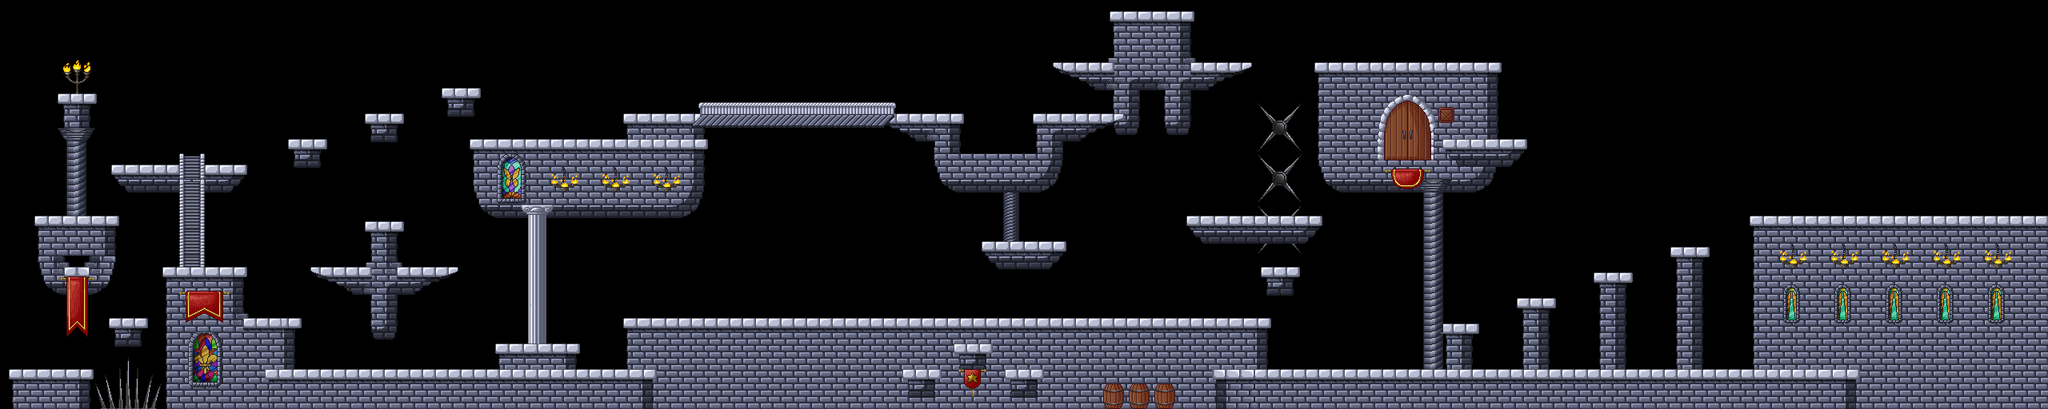

A level layout from a 2D game, rendered from its tile map. Below: a short description, then the map file with tile-grid data replaced by summaries:
An orthogonal 80x16 tile map with 32x32 px tiles, 5 tile layers (deco2, wall, wall2, trap, ...), 3 tilesets and 46 objects.

<map version="1.0" tiledversion="1.1.5" orientation="orthogonal" renderorder="right-down" width="80" height="16" tilewidth="32" tileheight="32" infinite="0" nextobjectid="62">
 <tileset firstgid="1" name="tiles" tilewidth="32" tileheight="32" tilecount="140" columns="14">
  <image source="tiles.png" width="448" height="320" />
 </tileset>
 <tileset firstgid="141" name="items" tilewidth="32" tileheight="32" tilecount="66" columns="33">
  <image source="items.png" width="1056" height="64" />
 </tileset>
 <tileset firstgid="207" name="object" tilewidth="32" tileheight="32" tilecount="1664" columns="52">
  <image source="object.png" width="1664" height="1024" />
 </tileset>
 <layer name="deco2" width="80" height="16">
  <data>[1280 cells, 49 non-empty, 35 distinct tile ids]</data>
 </layer>
 <objectgroup name="wallObject">
  <object id="4" x="-97" y="510.667" width="2765" height="54.6667" />
  <object id="5" x="-102.667" y="-45.3333" width="105.333" height="582.667" />
  <object id="6" x="-65.3333" y="-62.6667" width="2766.67" height="62.6667" />
  <object id="7" x="2560" y="-50.6667" width="89.3333" height="589.333" />
  <object id="9" x="12.3333" y="463" width="103.333" height="11.6667" />
  <object id="10" x="136.333" y="398" width="47.3333" height="12.6667" />
  <object id="13" x="44" y="271" width="104.333" height="12.6667" />
  <object id="14" x="139" y="206.333" width="169.667" height="14" />
  <object id="15" x="360.667" y="174" width="47.3333" height="11.3333" />
  <object id="16" x="456.667" y="142.333" width="48.3333" height="11" />
  <object id="17" x="552.333" y="111.333" width="47" height="10" />
  <object id="18" x="457.333" y="277" width="46" height="12.6667" />
  <object id="19" x="388.667" y="335.333" width="74.3333" height="12" />
  <object id="23" x="496.667" y="334.667" width="75.6667" height="11.6667" />
  <object id="24" x="203.5" y="334.25" width="105.75" height="12.25" />
  <object id="25" x="304" y="398.75" width="72.75" height="12" />
  <object id="27" x="287.667" y="348" width="16.6667" height="44.3333" />
  <object id="28" x="290.333" y="393.333" width="20.3333" height="6.33333" />
  <object id="29" x="330.333" y="462.333" width="491.333" height="13.6667" />
  <object id="30" x="336" y="476.667" width="14.3333" height="34.6667" />
  <object id="31" x="798" y="476" width="17.3333" height="35" />
  <object id="32" x="779.667" y="398" width="809.333" height="14.3333" />
  <object id="33" x="1256" y="461.333" width="47.6667" height="12.6667" />
  <object id="34" x="1192.67" y="429.667" width="47.6667" height="13.6667" />
  <object id="35" x="1127.67" y="463" width="48.3333" height="10.3333" />
  <object id="36" x="1576.33" y="333.667" width="49" height="12.3333" />
  <object id="37" x="1515" y="463.333" width="809" height="12.3333" />
  <object id="38" x="2306.33" y="465.333" width="13.6667" height="47" />
  <object id="39" x="1801" y="405" width="47.3333" height="12" />
  <object id="40" x="1896.33" y="374" width="47.6667" height="11" />
  <object id="41" x="1992.33" y="341.667" width="47.6667" height="12" />
  <object id="42" x="2088.33" y="310" width="47.6667" height="11.3333" />
  <object id="43" x="2187" y="271" width="373.333" height="13" />
  <object id="44" x="1483" y="269.5" width="169" height="12.5" />
  <object id="45" x="1643" y="79" width="234.5" height="10.5" />
  <object id="46" x="1803" y="175.5" width="106" height="11" />
  <object id="47" x="1718" y="202" width="79.5" height="6" />
  <object id="48" x="1487.5" y="77.5" width="78" height="12" />
  <object id="49" x="1315.5" y="77.5" width="76.5" height="13" />
  <object id="50" x="1386.5" y="14" width="105" height="14" />
  <object id="51" x="1292.5" y="142" width="113" height="10.5" />
  <object id="54" x="779.5" y="142.5" width="425.5" height="12.5" />
  <object id="55" x="588" y="173.5" width="295.5" height="13.5" />
  <object id="58" x="619" y="430" width="105.667" height="12.3333" />
  <object id="59" x="1226" y="302" width="105.333" height="12.6667" />
 </objectgroup>
 <objectgroup name="ladder">
  <object id="61" x="225" y="195.25" width="29.5" height="139.25" />
 </objectgroup>
 <layer name="wall" width="80" height="16" locked="1">
  <data>[1280 cells, 489 non-empty, 89 distinct tile ids]</data>
 </layer>
 <layer name="wall2" width="80" height="16">
  <data>[1280 cells, 170 non-empty, 78 distinct tile ids]</data>
 </layer>
 <layer name="trap" width="80" height="16">
  <data>[1280 cells, 12 non-empty, 12 distinct tile ids]</data>
 </layer>
 <layer name="deco" width="80" height="16">
  <data>[1280 cells, 100 non-empty, 48 distinct tile ids]</data>
 </layer>
</map>
